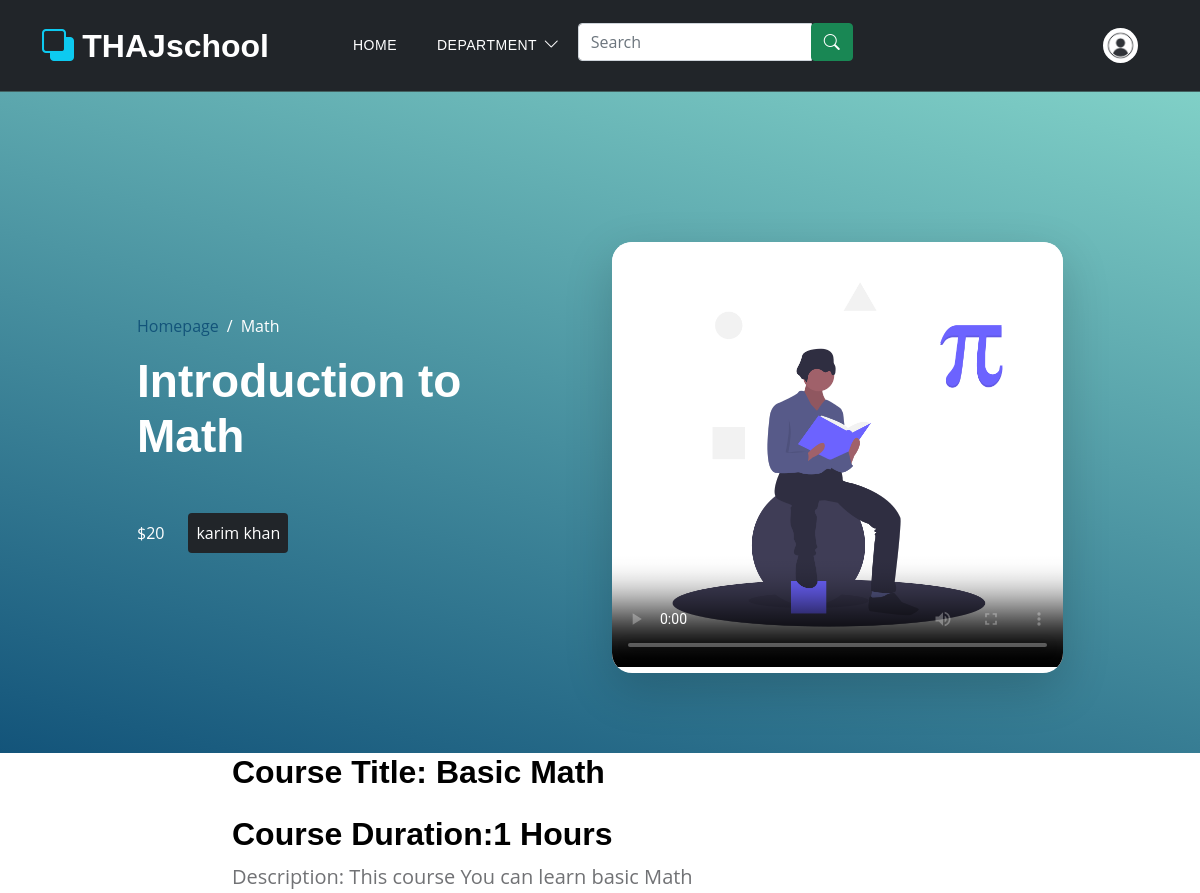
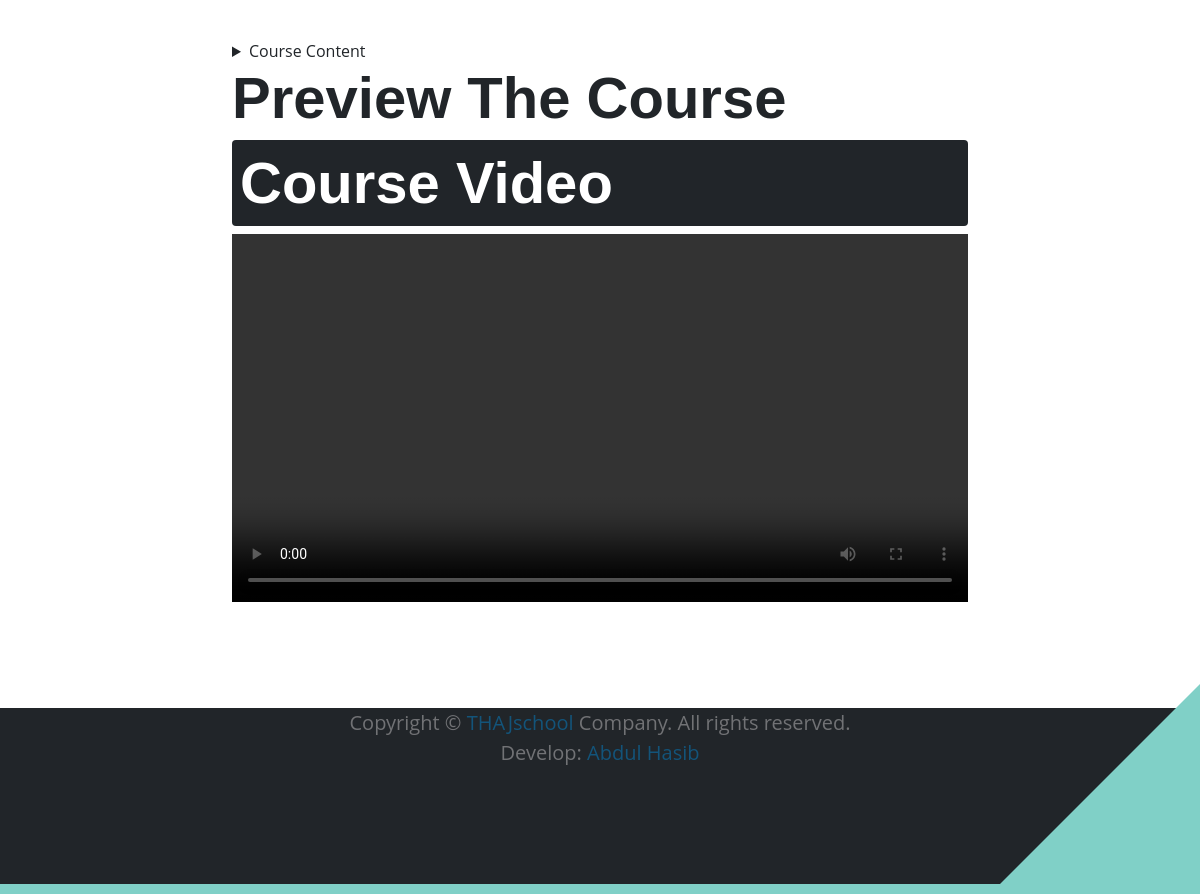
The page /student/single_page/basic-mathnone/ (signed in) on the database its author committed (2 pictures, top to bottom).
### accounts/models.py (models this page shows, shortened)
class UserAccount(AbstractBaseUser):
  class Types(models.TextChoices):
        STUDENT = "STUDENT" , "student"
        TEACHER = "TEACHER" , "teacher"
  type = models.CharField(max_length = 8 , choices = Types.choices , default = Types.TEACHER)
  first_name = models.CharField(max_length=50, null=True)
  last_name = models.CharField(max_length=50, null=True)
  username = models.CharField(max_length=50, unique=True, null=True)
  phone_number = models.CharField(max_length=50, null=True)
  email = models.EmailField(max_length=100, unique=True)
  image = models.ImageField(upload_to = 'images/account/', null=False, blank = False, default='images/account/profile.jpg')
  date_joined = models.DateTimeField(auto_now_add=True)
  last_login = models.DateTimeField(auto_now=True, null=True)
  is_active = models.BooleanField(default = True)
  is_staff = models.BooleanField(default = False)
  is_superuser = models.BooleanField(default = False)
  is_admin = models.BooleanField(default= False)
  is_student = models.BooleanField(default = False)
  is_teacher = models.BooleanField(default = False)
  USERNAME_FIELD = "email"
  REQUIRED_FIELDS = ['username', 'first_name', 'last_name']
  objects = UserAccountManager()

### teachers/models.py (models this page shows, shortened)
class addCourses(models.Model):
  user = models.ForeignKey(Teacher, related_name='account', on_delete=models.CASCADE)
  title = models.CharField(max_length=100)
  slug = models.SlugField(unique=True)
  description = models.TextField(max_length=1000)
  department = models.ForeignKey(Department, on_delete=models.CASCADE)
  created_date = models.DateTimeField(auto_now_add=True)
  modified_date = models.DateTimeField(auto_now=True)
  available_courses= models.BooleanField(default=True)
  price = models.IntegerField()
  course_duration = models.CharField(max_length=50)
  course_content = models.TextField(max_length=2000)
  img = models.ImageField(upload_to='images/', blank =True)
  video = models.FileField(upload_to='teacher/course-video/', blank=True)
  course_video = models.FileField(upload_to='teacher/course-video/', blank=True)

class Department(models.Model):
  department_name = models.CharField(max_length=100)
  slug = models.SlugField(unique=True)
  def __str__(self):
      return self.department_name
  def get_url(self):
    return reverse('department_page', args=[self.slug])

### students/views.py (the view)
# urls.py: path('single_page/<slug:title_slug>/', views.singleCoursePageView, name = 'single_page'),
def singleCoursePageView(request, title_slug):
  context = addCourses.objects.get(slug=title_slug)
  try:
    course_access = CourseEnroll.objects.get(student=request.user.id)
    course_access = True
  except CourseEnroll.DoesNotExist:
    course_access = False
  print(course_access)
  return render(request, 'single_page.html', {'context':context, 'course_access':course_access})

### teachers/context_processors.py (called while the page is built)
def menu_links(request):
  links = Department.objects.all()
  return dict(links = links)

### students/templates/single_page.html (shortened to what this page needs)
{% extends "base.html" %}
{% load static %}
{% block content %}
{% include "includes/stu_navbar.html" %}
<header class="site-header d-flex flex-column justify-content-center align-items-center">
    <div class="container">
        <div class="row justify-content-center align-items-center">
            <div class="col-lg-5 col-12 mb-5">
                <nav aria-label="breadcrumb">
                    <ol class="breadcrumb">
                        <li class="breadcrumb-item"><a href="{% url 'main_page' %}">Homepage</a></li>
                        <li class="breadcrumb-item active" aria-current="page">{{context.department}}</li>
                    </ol>
                </nav>
                <h2 class="text-white">Introduction to <br> {{context.department}}</h2>
                <div class="d-flex align-items-center mt-5">
                    <a href="#top" class=" smoothscroll text-white me-4">${{context.price}} </a>
                    <a href="#top" class=" smoothscroll bg-dark rounded p-2 text-white">{{context.user.first_name}}
                        {{context.user.last_name}} </a>
                </div>
            </div>
            <div class="col-lg-5 col-12">
                <div class="topics-detail-block bg-white shadow-lg">
                    <div class="video-container">
                        <video controls poster="{{context.img.url}}">
                            <source src="{{ context.video.url }}" type="video/mp4">
                        </video>
                    </div>
                </div>
            </div>
        </div>
    </div>
</header>
<section class="topics-detail-section section-padding" id="topics-detail">
    <div class="container">
        <div class="row">
            <div class="col-lg-8 col-12 m-auto">
                <h3 class="mb-4">Course Title: {{context.title}}</h3>
                <h3>Course Duration:{{context.course_duration}}</h3>
                <p>Description: {{context.description}}</p>
                <br>
                <details>
                    <summary>Course Content</summary>
                </details>
                <h1>Preview The Course </h1>
                    <h1 class="bg-dark p-2 text-white rounded ">Course Video</h1>
                {% if course_access %}
                <div class="video-container">
                <video width="600" height="340" controls>
                    <source src="{{ context.course_video.url }}" type="video/mp4">
                </video>
            </div>
                {% endif %}
            </div>
        </div>
    </div>
</section>
{% endblock content %}

### templates/includes/stu_navbar.html (shortened to what this page needs)
<nav class="navbar navbar-expand-lg bg-dark sticky-top">
  <div class="container">
    <a class="navbar-brand " href="{% url 'home' %}">
      <i class="bi-back text-info"></i>
      <span class="text-white">THAJschool</span>
    </a>
    <div class="collapse navbar-collapse" id="navbarNav">
      <ul class="navbar-nav ms-lg-5 me-lg-auto">
        <li class="nav-item">
          <a class="nav-link click-scroll" href="{% url 'main_page'%}">Home</a>
        </li>
        <li class="nav-item dropdown">
          <a class="nav-link dropdown-toggle" href="#" id="navbarLightDropdownMenuLink" role="button"
            data-bs-toggle="dropdown" aria-expanded="false">Department</a>
        </li>
        <li class="nav-item mt-2 navbar-nav">
          <form action="{% url 'search' %}" class="search" method="GET">
            <div class="input-group w-150">
              <input type="text" class="form-control" style="width: 80%;" placeholder="Search" name="keyword" />
              <div class="input-group-append">
                <button class="btn btn-success" type="submit">
                  <i class="bi bi-search"></i>
                </button>
              </div>
            </div>
          </form>
        </li>
      </ul>
      {% if request.user.is_authenticated %}
      <ul class="navbar-nav flex-row ms-auto align-items-center ">
        <li class="nav-item dropdown ">
          <a class="nav-link nav-icon-hover" href="javascript:void(0)" id="drop2" data-bs-toggle="dropdown"
            aria-expanded="false">
            <img src="{{request.user.image.url}}" alt="" width="35" height="35" class="rounded-circle">
          </a>
        </li>
      </ul>
      {% else %}
      <a class="text-white ml-5" href="{% url 'student_login' %}">Sign In |</a>
      <a class="text-white " href="{% url 'student_register' %}">Sign Up</a>
      {% endif %}
    </div>
  </div>
</nav>

### static/css/templatemo-topic-listing.css (style rules this page uses)
:root { --white-color: #ffffff; --primary-color: #13547a; --secondary-color: #80d0c7; --section-bg-color: #f0f8ff; --custom-btn-bg-color: #80d0c7; --custom-btn-bg-hover-color: #13547a; --dark-color: #000000; --p-color: #717275; --border-color: #7fffd4; --link-hover-color: #13547a; --body-font-family: 'Open Sans', sans-serif; --title-font-family: 'Montserrat', sans-serif; --h1-font-size: 58px; --h2-font-size: 46px; --h3-font-size: 32px; --h4-font-size: 28px; --h5-font-size: 24px; --h6-font-size: 22px; --p-font-size: 20px; --menu-font-size: 14px; --btn-font-size: 18px; --copyright-font-size: 16px; --border-radius-large: 100px; --border-radius-medium: 20px; --border-radius-small: 10px; --font-weight-normal: 400; --font-weight-medium: 500; --font-weight-semibold: 600; --font-weight-bold: 700; }
body { background-color: var(--white-color); font-family: var(--body-font-family); }
h2, h3, h4, h5, h6 { color: var(--dark-color); }
h1, h2, h3, h4, h5, h6 { font-family: var(--title-font-family); font-weight: var(--font-weight-semibold); }
h1 { font-size: var(--h1-font-size); font-weight: var(--font-weight-bold); }
h2 { font-size: var(--h2-font-size); font-weight: var(--font-weight-bold); }
h3 { font-size: var(--h3-font-size); }
p { color: var(--p-color); font-size: var(--p-font-size); font-weight: var(--font-weight-normal); }
ul li { color: var(--p-color); font-size: var(--p-font-size); font-weight: var(--font-weight-normal); }
a, button { touch-action: manipulation; transition: all 0.3s; }
a { display:inline; color: var(--primary-color); text-decoration: none; }
.section-padding { padding-bottom: 100px; }
.site-header { background-image: linear-gradient(15deg, #13547a 0%, #80d0c7 100%); padding-top: 150px; padding-bottom: 80px; }
.site-header .container { height: 100%; }
.breadcrumb-item+.breadcrumb-item::before, .breadcrumb-item a:hover, .breadcrumb-item.active { color: var(--white-color); }
.navbar { background: transparent; border-bottom: 1px solid rgba(128, 208, 199, 0.35); z-index: 9; }
.navbar-brand, .navbar-brand:hover { font-size: var(--h3-font-size); font-weight: var(--font-weight-bold); display: block; }
.navbar-brand span { font-family: var(--title-font-family); }
.navbar-expand-lg .navbar-nav .nav-link { border-radius: var(--border-radius-large); margin: 10px; padding: 10px; }
.navbar-nav .nav-link { display: inline-block; color: var(--white-color); font-family: var(--title-font-family); font-size: var(--menu-font-size); font-weight: var(--font-weight-medium); text-transform: uppercase; letter-spacing: 0.5px; position: relative; padding-top: 15px; padding-bottom: 15px; }
.navbar .dropdown-toggle::after { content: "\f282"; font-family: bootstrap-icons !important; font-size: var(--copyright-font-size); font-style: normal; font-weight: normal !important; font-variant: normal; text-transform: none; line-height: 1; vertical-align: -.125em; -webkit-font-smoothing: antialiased; -moz-osx-font-smoothing: grayscale; position: relative; left: 2px; border: 0; }
.topics-detail-block { border-radius: var(--border-radius-medium); position: relative; overflow: hidden; }
a { touch-action: manipulation; }

### students/templates/single_page.html (style rules this page uses)
.video-container { max-width: 100%; margin: auto; }
.video-container video { width: 100%; height: auto; }

### rows shown on the page
UserAccount: user.image (placeholder picture)
addCourses: department "Math", price "20", user.first_name "karim", user.last_name "khan", title "Basic Math", course_duration "1 Hours", description "This course You can learn basic Math"
